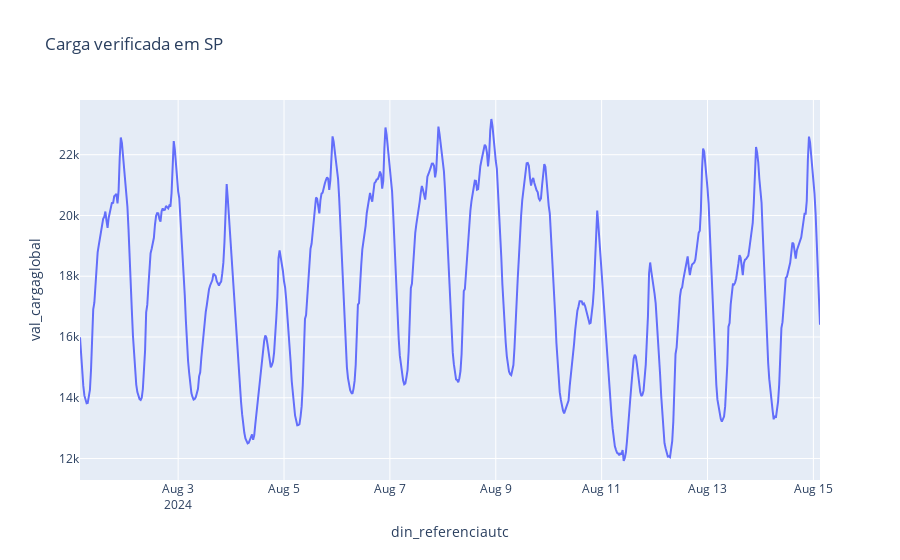

Here is the notebook cell this chart was saved with:
### Code cell
df.plot(x='din_referenciautc', y='val_cargaglobal', title='Carga verificada em SP')

### Figure 1 — Plotly figure (JSON) as saved in the notebook; plotly's stock layout.template omitted (floating-point values rounded to 4 significant figures; data arrays with more than 128 entries replaced by an {"elided": "..."} marker saying what was removed)
{"data": [{"hovertemplate": "din_referenciautc=%{x}<br>val_cargaglobal=%{y}<extra></extra>", "legendgroup": "", "line": {"color": "#636efa", "dash": "solid"}, "marker": {"symbol": "circle"}, "mode": "lines", "name": "", "orientation": "v", "showlegend": false, "type": "scatter", "x": {"elided": "672 str values"}, "xaxis": "x", "y": {"elided": "672 float values"}, "yaxis": "y"}], "layout": {"legend": {"tracegroupgap": 0}, "title": {"text": "Carga verificada em SP"}, "xaxis": {"anchor": "y", "domain": [0, 1], "title": {"text": "din_referenciautc"}}, "yaxis": {"anchor": "x", "domain": [0, 1], "title": {"text": "val_cargaglobal"}}}}
